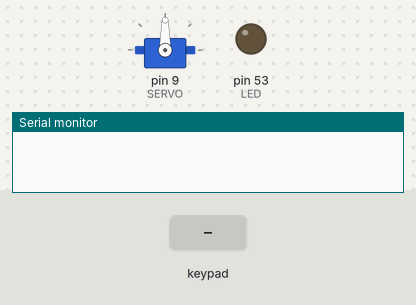
The program below on a simulated Arduino Mega 2560, built with avr-gcc and run on an emulated ATmega2560. Parts: servo, output pins drawn as LEDs (lit = HIGH), the last lines printed to the serial monitor. Wiring (inferred from the names in the program): 4×3 keypad with keys 1 2 3 4 5 6 7 8 9 * 0 # (labels assumed): rows pin 5, pin 6, pin 7, pin 8; columns pin 2, pin 3, pin 4. The inputs (shaded band) are chosen by the test bench. Pins used as bus, display or sensor lines are not drawn.

Above: at 1.2 s.
1.3 s: keypad keys 7 3 5 5 6 0 8 pressed 0.4 s apart
At 1.9 s:
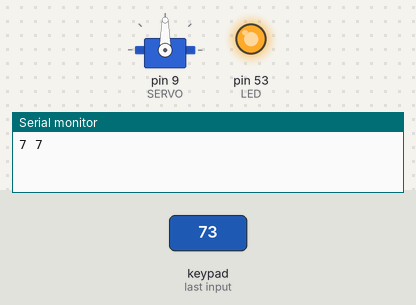
5.6 s: key '*' pressed
At 6.1 s:
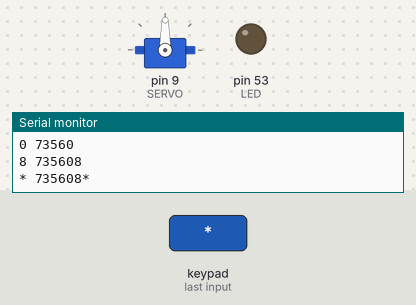
7.3 s: key '1' pressed
At 8.6 s:
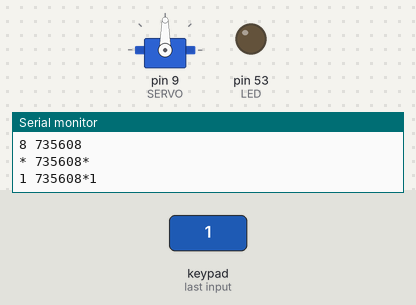
9.0 s: keypad keys 7 3 5 5 6 0 8 # pressed 0.4 s apart
At 9.6 s:
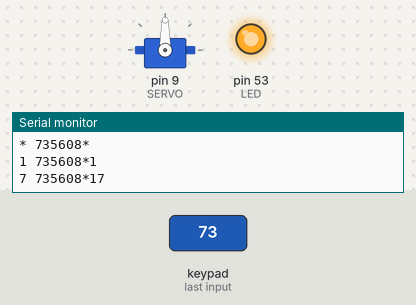
13.7 s: key '2' pressed
At 14.7 s:
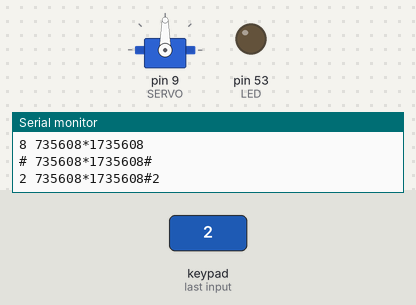
15.4 s: keypad keys 7 3 5 5 6 0 8 * pressed 0.4 s apart
At 16.0 s:
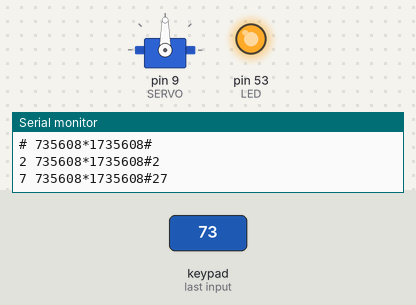
Timing chart, 0 to 20.0 s (numbered marks = the images above; inputs shaded):
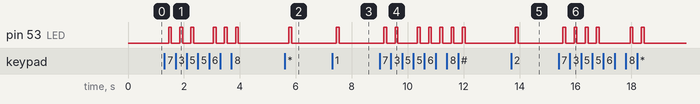

Measured:
- after the input at 1.3 s, pin 53 (LED): LOW → HIGH after 0.15 s, → LOW 0.10 s later, → HIGH 0.30 s later, → LOW 0.10 s later, … (12 changes in this stretch)
- after the input at 5.6 s, pin 53 (LED): LOW → HIGH after 0.15 s, → LOW 0.10 s later
- after the input at 7.3 s, pin 53 (LED): LOW → HIGH after 0.15 s, → LOW 0.10 s later
- after the input at 9.0 s, pin 53 (LED): goes HIGH 0.10 s, LOW 0.30 s, HIGH 0.10 s, LOW 0.70 s, 4 × (HIGH 0.10 s, LOW 0.30 s), HIGH 0.10 s, then LOW, starting after 0.15 s
- after the input at 13.7 s, pin 53 (LED): LOW → HIGH after 0.15 s, → LOW 0.10 s later
- after the input at 15.4 s, pin 53 (LED): goes 3 × (HIGH 0.10 s, LOW 0.30 s), HIGH 0.10 s, LOW 1.1 s, HIGH 0.10 s, LOW 0.30 s, HIGH 0.10 s, then LOW, starting after 0.15 s

The program:

main.cpp
```cpp
#include <Arduino.h>
#include <Servo.h>

#define LED 53

// KEYPAD
#define KEYPAD_1 2
#define KEYPAD_2 3
#define KEYPAD_3 4
#define KEYPAD_A 5
#define KEYPAD_B 6
#define KEYPAD_C 7
#define KEYPAD_D 8

// RFID Reader
#define RST 46
#define RFID_1 44
#define RFID_2 42
#define RFID_3 40
#define RFID_4 38
#define RFID_5 36

// SERVO
#define SERVO 9

void readCol1();
void readCol2();
void readCol3();
void waitingRaws();
void infoInput();
void bombHasBeenPlanted();
void servoSpeed(int startAngle, int stopAngle, int timeMS, Servo servo);

String logInput;
String lastInput;
String currentInput;
boolean newInput;

Servo servo;

void setup() {
  Serial.begin(9600);
  pinMode(LED, OUTPUT);

  pinMode(KEYPAD_1, OUTPUT);
  pinMode(KEYPAD_2, OUTPUT);
  pinMode(KEYPAD_3, OUTPUT);

  pinMode(KEYPAD_A, INPUT);
  pinMode(KEYPAD_B, INPUT);
  pinMode(KEYPAD_C, INPUT);
  pinMode(KEYPAD_D, INPUT);

  servo.attach(SERVO);
  servo.write(90);
}

void loop() {
  newInput = false;
  currentInput = "";

  readCol1();
  readCol2();
  readCol3();

  if (newInput)
  {
    infoInput();
    lastInput = currentInput;
    logInput += currentInput;
    Serial.println(lastInput + " " + logInput);
  }

  if (logInput.endsWith("7355608"))
  {
    logInput = "";
    bombHasBeenPlanted();
  }
  else if (logInput.endsWith("1104"))
  {
    logInput = "";
  servoSpeed(90, 0, 1000, servo);
  servoSpeed(0, 180, 2500, servo);
  servoSpeed(180, 90, 500, servo);
  }

}

void readCol1(){
  digitalWrite(KEYPAD_1, HIGH);
  if (digitalRead(KEYPAD_A))
  {
    newInput = true;
    currentInput += "1";
  }
  if (digitalRead(KEYPAD_B))
  {
    newInput = true;
    currentInput += "4";
  }
  if (digitalRead(KEYPAD_C))
  {
    newInput = true;
    currentInput += "7";
  }
  if (digitalRead(KEYPAD_D))
  {
    newInput = true;
    currentInput += "*";
  }
  waitingRaws();
  digitalWrite(KEYPAD_1, LOW);
}

void readCol2(){
  digitalWrite(KEYPAD_2, HIGH);
  if (digitalRead(KEYPAD_A))
  {
    newInput = true;
    currentInput += "2";
  }
  if (digitalRead(KEYPAD_B))
  {
    newInput = true;
    currentInput += "5";
  }
  if (digitalRead(KEYPAD_C))
  {
    newInput = true;
    currentInput += "8";
  }
  if (digitalRead(KEYPAD_D))
  {
    newInput = true;
    currentInput += "0";
  }
  waitingRaws();
  digitalWrite(KEYPAD_2, LOW);
}

void readCol3(){
  digitalWrite(KEYPAD_3, HIGH);
  if (digitalRead(KEYPAD_A))
  {
    newInput = true;
    currentInput += "3";
  }
  if (digitalRead(KEYPAD_B))
  {
    newInput = true;
    currentInput += "6";
  }
  if (digitalRead(KEYPAD_C))
  {
    newInput = true;
    currentInput += "9";
  }
  if (digitalRead(KEYPAD_D))
  {
    newInput = true;
    currentInput += "#";
  }
  waitingRaws();
  digitalWrite(KEYPAD_3, LOW);
}

void waitingRaws(){
  if (digitalRead(KEYPAD_A) || digitalRead(KEYPAD_B) || digitalRead(KEYPAD_C) || digitalRead(KEYPAD_D))
  {
    while (digitalRead(KEYPAD_A) || digitalRead(KEYPAD_B) || digitalRead(KEYPAD_C) || digitalRead(KEYPAD_D));
  }
}

void infoInput(){
  digitalWrite(LED, HIGH);
  delay(100);
  digitalWrite(LED, LOW);
}

void bombHasBeenPlanted(){
  // float f = 1.05*exp(0.0054*t+0.000871*t*t);
  // float g = 1.049*exp(0.244*t+1.764*t*t);

  float beepPerSec = 1.04865094758901 * exp(0.0000054227501208209 * 45 + 0.000000000871011529375232 * 45 * 45);
  float waitMS = 1000.0/beepPerSec-9;

  while (waitMS > 0)
  {
    digitalWrite(LED, HIGH);
    delay(waitMS/2);
    digitalWrite(LED, LOW);
    delay(waitMS/2);
    waitMS -= 10;
  }
}

void servoSpeed(int startAngle, int stopAngle, int timeMS, Servo servo){
  int deltaAngle = abs(stopAngle - startAngle);

  int angle = startAngle;
  while (angle != stopAngle)
  {
    servo.write(angle);
    delay(timeMS/deltaAngle);
    if (startAngle - stopAngle > 0) angle --;
    else angle ++;
  }
}
```
